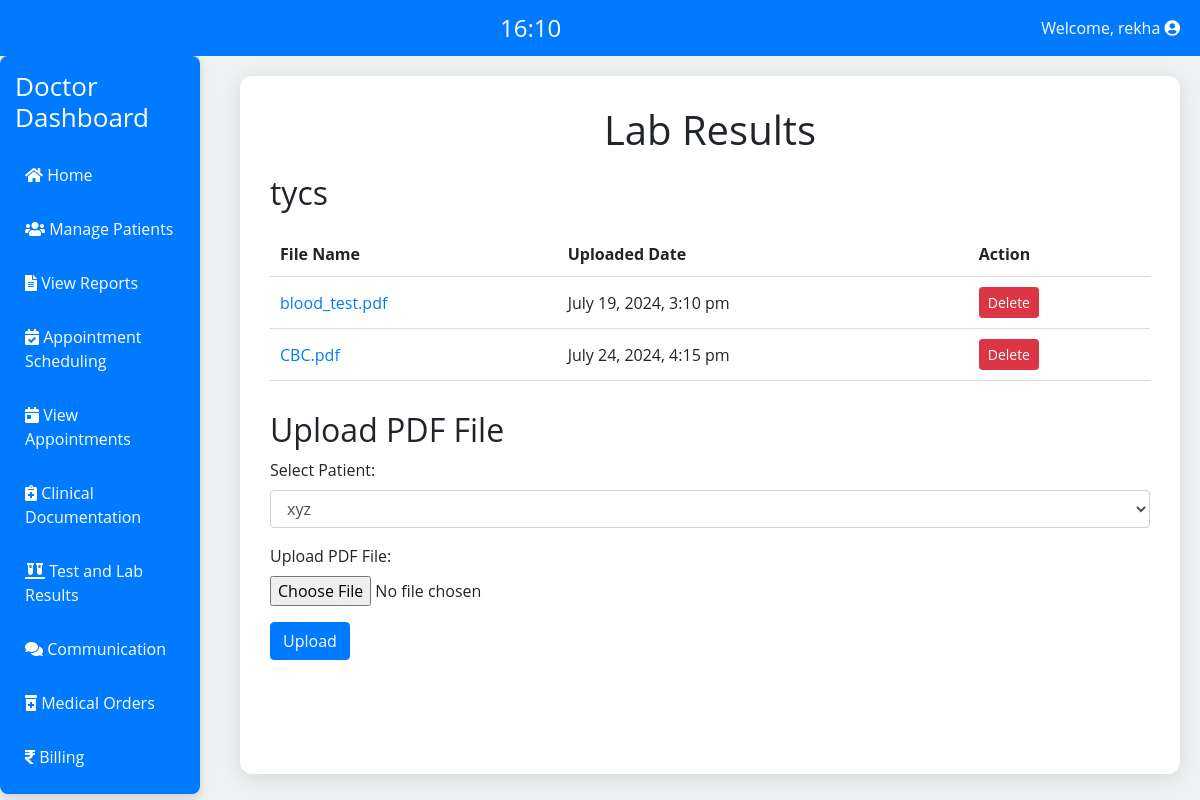
The app's page /doctor/test_lab_results.php (signed in) with its own data.
### tables this page shows
CREATE TABLE `users` (
  `id` int(11) NOT NULL,
  `username` varchar(50) NOT NULL,
  `email` varchar(100) NOT NULL,
  `password` varchar(255) NOT NULL,
  `otp` varchar(6) DEFAULT NULL,
  `otp_expiry` datetime DEFAULT NULL,
  `role` enum('admin','doctor','patient') NOT NULL,
  `created_at` datetime DEFAULT current_timestamp(),
  `reset_token` varchar(100) DEFAULT NULL,
  `reset_time` datetime DEFAULT NULL,
  `security_question` varchar(255) DEFAULT NULL,
  `security_answer` varchar(255) DEFAULT NULL
);

CREATE TABLE `pdf_files` (
  `id` int(11) NOT NULL,
  `doctor_id` int(11) NOT NULL,
  `patient_id` int(11) NOT NULL,
  `file_name` varchar(255) NOT NULL,
  `uploaded_at` timestamp NOT NULL DEFAULT current_timestamp(),
  `file_path` varchar(255) NOT NULL
);

### doctor/test_lab_results.php (the view, shortened to what this page needs)
<?php
require_once '../config.php';
$userId = $_SESSION['user_id'];
$doctorQuery = $conn->query("SELECT username, email FROM users WHERE id = '$userId'");
$doctor = $doctorQuery->fetch_assoc();
$patientsQuery = $conn->query("SELECT id, username FROM users WHERE role = 'patient'");
$pdfDirectory = '../Pdf/';
$pdfFilesQuery = $conn->query("SELECT pdf_files.*, users.username AS patient_name
                               FROM pdf_files
                               LEFT JOIN users ON pdf_files.patient_id = users.id
                               WHERE pdf_files.doctor_id = '$userId'");
$pdfFiles = [];
while ($row = $pdfFilesQuery->fetch_assoc()) {
    $pdfFiles[$row['patient_id']][] = $row;
}
?>
<!DOCTYPE html>
<html lang="en">
<head>
    <link rel="stylesheet" href="https://stackpath.bootstrapcdn.com/bootstrap/4.5.2/css/bootstrap.min.css">
    <link rel="stylesheet" href="https://cdnjs.cloudflare.com/ajax/libs/font-awesome/5.15.4/css/all.min.css">
</head>
<body oncontextmenu="return false;" onkeydown="return disableCtrlU(event);">
<div class="top-bar">
        <div class="clock-container">
            <div class="clock" id="clock"></div>
        </div>
        <div class="logout-dropdown">
        <span>Welcome, <?php echo htmlspecialchars($doctor['username']); ?> <i class="fas fa-user-circle"></i></span>
        </div>
    </div>
    <div class="d-flex">
        <div class="sidebar">
        <h2>Doctor Dashboard</h2>
            <div class="nav-links">
                <a href="doctor_dashboard.php"><i class="fa fa-home" aria-hidden="true"></i> Home</a>
                <a href="../admin/manage_records.php"><i class="fas fa-users"></i> Manage Patients</a>
                <a href="../admin/view_reports.php"><i class="fas fa-file-alt"></i> View Reports</a>
                <a href="../admin/manage_schedule.php"><i class="fas fa-calendar-check"></i> Appointment Scheduling</a>
                <a href="view_appointments.php"><i class="fas fa-calendar-day"></i> View Appointments</a>
                <a href="clinical_documentation.php"><i class="fas fa-notes-medical"></i> Clinical Documentation</a>
                <a href="test_lab_results.php"><i class="fas fa-vials"></i> Test and Lab Results</a>
                <a href="communication.php"><i class="fas fa-comments"></i> Communication</a>
                <a href="medical.php"><i class="fas fa-prescription-bottle-alt"></i> Medical Orders</a>
                <a href="billing.php"><i class="fas fa-rupee-sign"></i> Billing</a>
            </div>
        </div>
        <div class="dashboard">
            <h1>Lab Results</h1>
            <?php foreach ($pdfFiles as $patientId => $files) { ?>
                <h2><?php echo htmlspecialchars($files[0]['patient_name']); ?></h2>
                <table class="pdf-table">
                    <thead>
                        <tr>
                            <th>File Name</th>
                            <th>Uploaded Date</th>
                            <th>Action</th>
                        </tr>
                    </thead>
                    <tbody>
                        <?php foreach ($files as $file) {
                            $uploadedDate = date('F j, Y, g:i a', strtotime($file['uploaded_at']));
                        ?>
                        <tr>
                            <td>
                                <a href="<?php echo $pdfDirectory . htmlspecialchars($file['file_name']); ?>" target="_blank">
                                    <?php echo htmlspecialchars($file['file_name']); ?>
                                </a>
                            </td>
                            <td><?php echo $uploadedDate; ?></td>
                            <td>
                                <form action="delete_pdf.php" method="post" style="display: inline-block;">
                                    <button type="submit" class="btn btn-danger btn-sm">Delete</button>
                                </form>
                            </td>
                        </tr>
                        <?php } ?>
                    </tbody>
                </table>
            <?php } ?>
            <div class="upload-form">
                <h2>Upload PDF File</h2>
                <form action="upload_pdf.php" method="post" enctype="multipart/form-data">
                    <div class="form-group">
                        <label for="patient_id">Select Patient:</label>
                        <select name="patient_id" id="patient_id" class="form-control">
                            <?php while ($patient = $patientsQuery->fetch_assoc()) { ?>
                                <option value="<?php echo $patient['id']; ?>"><?php echo htmlspecialchars($patient['username']); ?></option>
                            <?php } ?>
                        </select>
                    </div>
                    <div class="form-group">
                        <label for="pdf_file">Upload PDF File:</label>
                        <input type="file" name="pdf_file" id="pdf_file" class="form-control-file">
                    </div>
                    <button type="submit" class="btn btn-primary">Upload</button>
                </form>
            </div>
        </div>
    </div>
</body>
</html>

### doctor/test_lab_results.php (style rules this page uses)
body { font-family: 'Open Sans', sans-serif; background-color: #eef2f3; margin: 0; display: flex; flex-direction: column; min-height: 100vh; }
.top-bar { display: flex; justify-content: space-between; align-items: center; width: 100%; padding: 10px 20px; background-color: #007bff; color: #fff; }
.clock-container { flex-grow: 1; text-align: center; }
.clock { font-size: 24px; }
.logout-dropdown { position: relative; display: inline-block; }
.sidebar { background: #007bff; padding: 15px; width: 200px; border-radius: 8px; margin-right: 20px; box-shadow: 0 4px 10px rgba(0, 0, 0, 0.15); flex-shrink: 0; }
.sidebar h2 { color: #fff; font-size: 26px; margin-bottom: 20px; }
.nav-links { display: flex; flex-direction: column; gap: 10px; }
.nav-links a { color: #fff; text-decoration: none; padding: 10px; border-radius: 30px; transition: background 0.3s, transform 0.2s; }
.dashboard { flex: 1; background: #fff; padding: 30px; border-radius: 12px; box-shadow: 0 4px 20px rgba(0, 0, 0, 0.1); margin: 20px; }
h1 { text-align: center; margin-bottom: 20px; }
.pdf-table { margin-top: 20px; width: 100%; }
.pdf-table th, .pdf-table td { text-align: left; padding: 10px; border-bottom: 1px solid #ddd; }
.upload-form { margin-top: 30px; }

### records on screen
users: username "rekha"
pdf_files: patient.username "tycs", file_name "blood_test.pdf", uploaded_at "July 19, 2024, 3:10 pm"
pdf_files: file_name "CBC.pdf", uploaded_at "July 24, 2024, 4:15 pm"

### other values on screen
form field patient_id "xyz"
